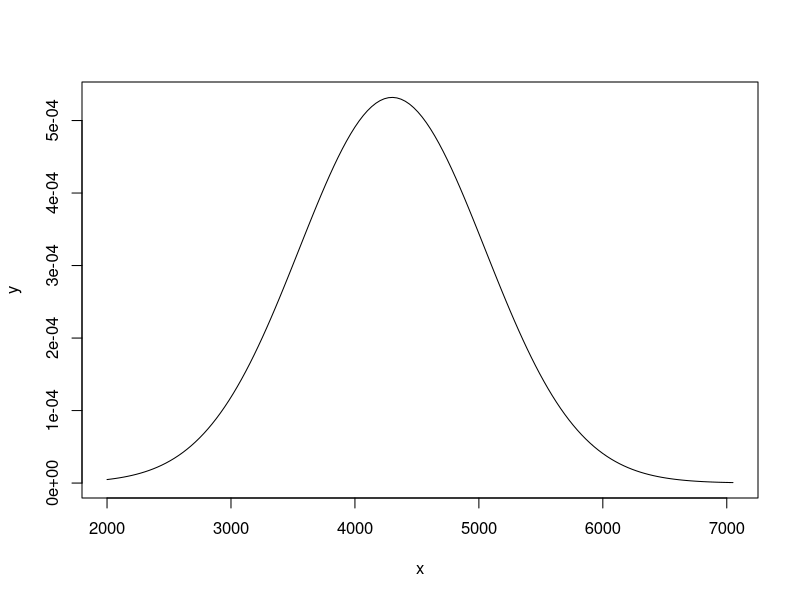

Write R code to recreate this figure.
#Ex.7
#Normal Distribution
mean = 527
sd = 112
1 - pnorm(400 , mean , sd)
1 - pnorm(-0.24 , 0 , 1)

qnorm(0.95 , mean , sd)
qnorm(0.95 , 0 , 1)

z = 1.644854
x = z*sd + mean
x





#Problem 2
mean = 4300
sd=750

#(i) P(2500< X < 4200) = P(X<4200) - P(X<2500)
Prob_Btn_2500_4200 = pnorm(4200,mean,sd) - pnorm(2500,mean,sd)
Prob_Btn_2500_4200

#(ii) P(X>=3500) = 1 - P(X<3500)
#N.D.
Prob_atleast_3500 = 1 - pnorm(3500,mean,sd)
Prob_atleast_3500

#(iii) x-value for 38%
#N.D.
x_value = qnorm(0.38,mean,sd)
x_value

#(iv) P(X <= 3500) = P(X < 3500)
#N.D.
P_atmost_3500 = pnorm(3500,mean,sd)
P_atmost_3500

#(v) Graph 2000 to 7050
x = seq(2000,7050,length=150)
y = dnorm(x,mean,sd)
data.frame(x,y)
plot(x,y,type="l")


# A company finds that the time taken by one of its engineers to complete or repair job has a normal distribution with mean 20 minutes and SD 5 minutes. State what proportions of jobs take:
#(i) Less than 15 minutes
#(ii) More than 25 minutes
#(iii) Between 15 and 25 minutes
#(iv) Plot the Distribution 
#(v) Table the Distriubtion
